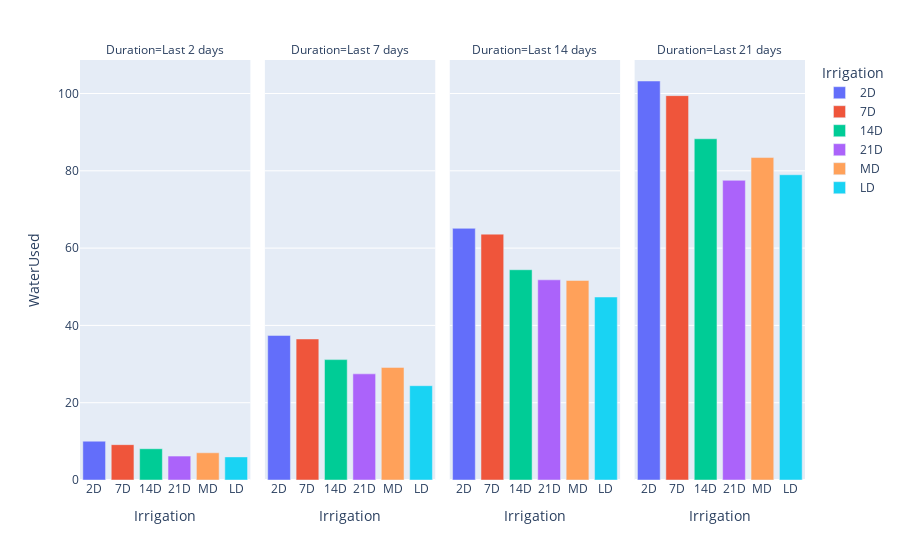

The cell this chart's notebook holds for it:
### Code cell
fig = px.bar(WaterUse.reset_index(), x="Irrigation", y="WaterUsed", color="Irrigation",
             facet_col="Duration",
             category_orders={"Duration": ['Last 2 days','Last 7 days','Last 14 days','Last 21 days']})
fig.show()

### Figure 1 — Plotly figure (JSON) as saved in the notebook; plotly's stock layout.template omitted (floating-point values rounded to 4 significant figures)
{"data": [{"alignmentgroup": "True", "hovertemplate": "Irrigation=%{x}<br>Duration=Last 2 days<br>WaterUsed=%{y}<extra></extra>", "legendgroup": "2D", "marker": {"color": "#636efa", "pattern": {"shape": ""}}, "name": "2D", "offsetgroup": "2D", "orientation": "v", "showlegend": true, "textposition": "auto", "type": "bar", "x": ["2D"], "xaxis": "x", "y": [10.04], "yaxis": "y"}, {"alignmentgroup": "True", "hovertemplate": "Irrigation=%{x}<br>Duration=Last 7 days<br>WaterUsed=%{y}<extra></extra>", "legendgroup": "2D", "marker": {"color": "#636efa", "pattern": {"shape": ""}}, "name": "2D", "offsetgroup": "2D", "orientation": "v", "showlegend": false, "textposition": "auto", "type": "bar", "x": ["2D"], "xaxis": "x2", "y": [37.41], "yaxis": "y2"}, {"alignmentgroup": "True", "hovertemplate": "Irrigation=%{x}<br>Duration=Last 14 days<br>WaterUsed=%{y}<extra></extra>", "legendgroup": "2D", "marker": {"color": "#636efa", "pattern": {"shape": ""}}, "name": "2D", "offsetgroup": "2D", "orientation": "v", "showlegend": false, "textposition": "auto", "type": "bar", "x": ["2D"], "xaxis": "x3", "y": [65.12], "yaxis": "y3"}, {"alignmentgroup": "True", "hovertemplate": "Irrigation=%{x}<br>Duration=Last 21 days<br>WaterUsed=%{y}<extra></extra>", "legendgroup": "2D", "marker": {"color": "#636efa", "pattern": {"shape": ""}}, "name": "2D", "offsetgroup": "2D", "orientation": "v", "showlegend": false, "textposition": "auto", "type": "bar", "x": ["2D"], "xaxis": "x4", "y": [103.2], "yaxis": "y4"}, {"alignmentgroup": "True", "hovertemplate": "Irrigation=%{x}<br>Duration=Last 2 days<br>WaterUsed=%{y}<extra></extra>", "legendgroup": "7D", "marker": {"color": "#EF553B", "pattern": {"shape": ""}}, "name": "7D", "offsetgroup": "7D", "orientation": "v", "showlegend": true, "textposition": "auto", "type": "bar", "x": ["7D"], "xaxis": "x", "y": [9.142], "yaxis": "y"}, {"alignmentgroup": "True", "hovertemplate": "Irrigation=%{x}<br>Duration=Last 7 days<br>WaterUsed=%{y}<extra></extra>", "legendgroup": "7D", "marker": {"color": "#EF553B", "pattern": {"shape": ""}}, "name": "7D", "offsetgroup": "7D", "orientation": "v", "showlegend": false, "textposition": "auto", "type": "bar", "x": ["7D"], "xaxis": "x2", "y": [36.49], "yaxis": "y2"}, {"alignmentgroup": "True", "hovertemplate": "Irrigation=%{x}<br>Duration=Last 14 days<br>WaterUsed=%{y}<extra></extra>", "legendgroup": "7D", "marker": {"color": "#EF553B", "pattern": {"shape": ""}}, "name": "7D", "offsetgroup": "7D", "orientation": "v", "showlegend": false, "textposition": "auto", "type": "bar", "x": ["7D"], "xaxis": "x3", "y": [63.61], "yaxis": "y3"}, {"alignmentgroup": "True", "hovertemplate": "Irrigation=%{x}<br>Duration=Last 21 days<br>WaterUsed=%{y}<extra></extra>", "legendgroup": "7D", "marker": {"color": "#EF553B", "pattern": {"shape": ""}}, "name": "7D", "offsetgroup": "7D", "orientation": "v", "showlegend": false, "textposition": "auto", "type": "bar", "x": ["7D"], "xaxis": "x4", "y": [99.45], "yaxis": "y4"}, {"alignmentgroup": "True", "hovertemplate": "Irrigation=%{x}<br>Duration=Last 2 days<br>WaterUsed=%{y}<extra></extra>", "legendgroup": "14D", "marker": {"color": "#00cc96", "pattern": {"shape": ""}}, "name": "14D", "offsetgroup": "14D", "orientation": "v", "showlegend": true, "textposition": "auto", "type": "bar", "x": ["14D"], "xaxis": "x", "y": [8.089], "yaxis": "y"}, {"alignmentgroup": "True", "hovertemplate": "Irrigation=%{x}<br>Duration=Last 7 days<br>WaterUsed=%{y}<extra></extra>", "legendgroup": "14D", "marker": {"color": "#00cc96", "pattern": {"shape": ""}}, "name": "14D", "offsetgroup": "14D", "orientation": "v", "showlegend": false, "textposition": "auto", "type": "bar", "x": ["14D"], "xaxis": "x2", "y": [31.15], "yaxis": "y2"}, {"alignmentgroup": "True", "hovertemplate": "Irrigation=%{x}<br>Duration=Last 14 days<br>WaterUsed=%{y}<extra></extra>", "legendgroup": "14D", "marker": {"color": "#00cc96", "pattern": {"shape": ""}}, "name": "14D", "offsetgroup": "14D", "orientation": "v", "showlegend": false, "textposition": "auto", "type": "bar", "x": ["14D"], "xaxis": "x3", "y": [54.41], "yaxis": "y3"}, {"alignmentgroup": "True", "hovertemplate": "Irrigation=%{x}<br>Duration=Last 21 days<br>WaterUsed=%{y}<extra></extra>", "legendgroup": "14D", "marker": {"color": "#00cc96", "pattern": {"shape": ""}}, "name": "14D", "offsetgroup": "14D", "orientation": "v", "showlegend": false, "textposition": "auto", "type": "bar", "x": ["14D"], "xaxis": "x4", "y": [88.29], "yaxis": "y4"}, {"alignmentgroup": "True", "hovertemplate": "Irrigation=%{x}<br>Duration=Last 2 days<br>WaterUsed=%{y}<extra></extra>", "legendgroup": "21D", "marker": {"color": "#ab63fa", "pattern": {"shape": ""}}, "name": "21D", "offsetgroup": "21D", "orientation": "v", "showlegend": true, "textposition": "auto", "type": "bar", "x": ["21D"], "xaxis": "x", "y": [6.179], "yaxis": "y"}, {"alignmentgroup": "True", "hovertemplate": "Irrigation=%{x}<br>Duration=Last 7 days<br>WaterUsed=%{y}<extra></extra>", "legendgroup": "21D", "marker": {"color": "#ab63fa", "pattern": {"shape": ""}}, "name": "21D", "offsetgroup": "21D", "orientation": "v", "showlegend": false, "textposition": "auto", "type": "bar", "x": ["21D"], "xaxis": "x2", "y": [27.46], "yaxis": "y2"}, {"alignmentgroup": "True", "hovertemplate": "Irrigation=%{x}<br>Duration=Last 14 days<br>WaterUsed=%{y}<extra></extra>", "legendgroup": "21D", "marker": {"color": "#ab63fa", "pattern": {"shape": ""}}, "name": "21D", "offsetgroup": "21D", "orientation": "v", "showlegend": false, "textposition": "auto", "type": "bar", "x": ["21D"], "xaxis": "x3", "y": [51.8], "yaxis": "y3"}, {"alignmentgroup": "True", "hovertemplate": "Irrigation=%{x}<br>Duration=Last 21 days<br>WaterUsed=%{y}<extra></extra>", "legendgroup": "21D", "marker": {"color": "#ab63fa", "pattern": {"shape": ""}}, "name": "21D", "offsetgroup": "21D", "orientation": "v", "showlegend": false, "textposition": "auto", "type": "bar", "x": ["21D"], "xaxis": "x4", "y": [77.55], "yaxis": "y4"}, {"alignmentgroup": "True", "hovertemplate": "Irrigation=%{x}<br>Duration=Last 2 days<br>WaterUsed=%{y}<extra></extra>", "legendgroup": "MD", "marker": {"color": "#FFA15A", "pattern": {"shape": ""}}, "name": "MD", "offsetgroup": "MD", "orientation": "v", "showlegend": true, "textposition": "auto", "type": "bar", "x": ["MD"], "xaxis": "x", "y": [7.04], "yaxis": "y"}, {"alignmentgroup": "True", "hovertemplate": "Irrigation=%{x}<br>Duration=Last 7 days<br>WaterUsed=%{y}<extra></extra>", "legendgroup": "MD", "marker": {"color": "#FFA15A", "pattern": {"shape": ""}}, "name": "MD", "offsetgroup": "MD", "orientation": "v", "showlegend": false, "textposition": "auto", "type": "bar", "x": ["MD"], "xaxis": "x2", "y": [29.14], "yaxis": "y2"}, {"alignmentgroup": "True", "hovertemplate": "Irrigation=%{x}<br>Duration=Last 14 days<br>WaterUsed=%{y}<extra></extra>", "legendgroup": "MD", "marker": {"color": "#FFA15A", "pattern": {"shape": ""}}, "name": "MD", "offsetgroup": "MD", "orientation": "v", "showlegend": false, "textposition": "auto", "type": "bar", "x": ["MD"], "xaxis": "x3", "y": [51.62], "yaxis": "y3"}, {"alignmentgroup": "True", "hovertemplate": "Irrigation=%{x}<br>Duration=Last 21 days<br>WaterUsed=%{y}<extra></extra>", "legendgroup": "MD", "marker": {"color": "#FFA15A", "pattern": {"shape": ""}}, "name": "MD", "offsetgroup": "MD", "orientation": "v", "showlegend": false, "textposition": "auto", "type": "bar", "x": ["MD"], "xaxis": "x4", "y": [83.43], "yaxis": "y4"}, {"alignmentgroup": "True", "hovertemplate": "Irrigation=%{x}<br>Duration=Last 2 days<br>WaterUsed=%{y}<extra></extra>", "legendgroup": "LD", "marker": {"color": "#19d3f3", "pattern": {"shape": ""}}, "name": "LD", "offsetgroup": "LD", "orientation": "v", "showlegend": true, "textposition": "auto", "type": "bar", "x": ["LD"], "xaxis": "x", "y": [5.977], "yaxis": "y"}, {"alignmentgroup": "True", "hovertemplate": "Irrigation=%{x}<br>Duration=Last 7 days<br>WaterUsed=%{y}<extra></extra>", "legendgroup": "LD", "marker": {"color": "#19d3f3", "pattern": {"shape": ""}}, "name": "LD", "offsetgroup": "LD", "orientation": "v", "showlegend": false, "textposition": "auto", "type": "bar", "x": ["LD"], "xaxis": "x2", "y": [24.4], "yaxis": "y2"}, {"alignmentgroup": "True", "hovertemplate": "Irrigation=%{x}<br>Duration=Last 14 days<br>WaterUsed=%{y}<extra></extra>", "legendgroup": "LD", "marker": {"color": "#19d3f3", "pattern": {"shape": ""}}, "name": "LD", "offsetgroup": "LD", "orientation": "v", "showlegend": false, "textposition": "auto", "type": "bar", "x": ["LD"], "xaxis": "x3", "y": [47.35], "yaxis": "y3"}, {"alignmentgroup": "True", "hovertemplate": "Irrigation=%{x}<br>Duration=Last 21 days<br>WaterUsed=%{y}<extra></extra>", "legendgroup": "LD", "marker": {"color": "#19d3f3", "pattern": {"shape": ""}}, "name": "LD", "offsetgroup": "LD", "orientation": "v", "showlegend": false, "textposition": "auto", "type": "bar", "x": ["LD"], "xaxis": "x4", "y": [78.99], "yaxis": "y4"}], "layout": {"annotations": [{"font": {}, "showarrow": false, "text": "Duration=Last 2 days", "x": 0.1175, "xanchor": "center", "xref": "paper", "y": 1, "yanchor": "bottom", "yref": "paper"}, {"font": {}, "showarrow": false, "text": "Duration=Last 7 days", "x": 0.3725, "xanchor": "center", "xref": "paper", "y": 1, "yanchor": "bottom", "yref": "paper"}, {"font": {}, "showarrow": false, "text": "Duration=Last 14 days", "x": 0.6275, "xanchor": "center", "xref": "paper", "y": 1, "yanchor": "bottom", "yref": "paper"}, {"font": {}, "showarrow": false, "text": "Duration=Last 21 days", "x": 0.8825, "xanchor": "center", "xref": "paper", "y": 1, "yanchor": "bottom", "yref": "paper"}], "barmode": "relative", "legend": {"title": {"text": "Irrigation"}, "tracegroupgap": 0}, "margin": {"t": 60}, "xaxis": {"anchor": "y", "categoryarray": ["2D", "7D", "14D", "21D", "MD", "LD"], "categoryorder": "array", "domain": [0, 0.235], "title": {"text": "Irrigation"}}, "xaxis2": {"anchor": "y2", "categoryarray": ["2D", "7D", "14D", "21D", "MD", "LD"], "categoryorder": "array", "domain": [0.255, 0.49], "matches": "x", "title": {"text": "Irrigation"}}, "xaxis3": {"anchor": "y3", "categoryarray": ["2D", "7D", "14D", "21D", "MD", "LD"], "categoryorder": "array", "domain": [0.51, 0.745], "matches": "x", "title": {"text": "Irrigation"}}, "xaxis4": {"anchor": "y4", "categoryarray": ["2D", "7D", "14D", "21D", "MD", "LD"], "categoryorder": "array", "domain": [0.765, 1.0], "matches": "x", "title": {"text": "Irrigation"}}, "yaxis": {"anchor": "x", "domain": [0, 1], "title": {"text": "WaterUsed"}}, "yaxis2": {"anchor": "x2", "domain": [0, 1], "matches": "y", "showticklabels": false}, "yaxis3": {"anchor": "x3", "domain": [0, 1], "matches": "y", "showticklabels": false}, "yaxis4": {"anchor": "x4", "domain": [0, 1], "matches": "y", "showticklabels": false}}}
